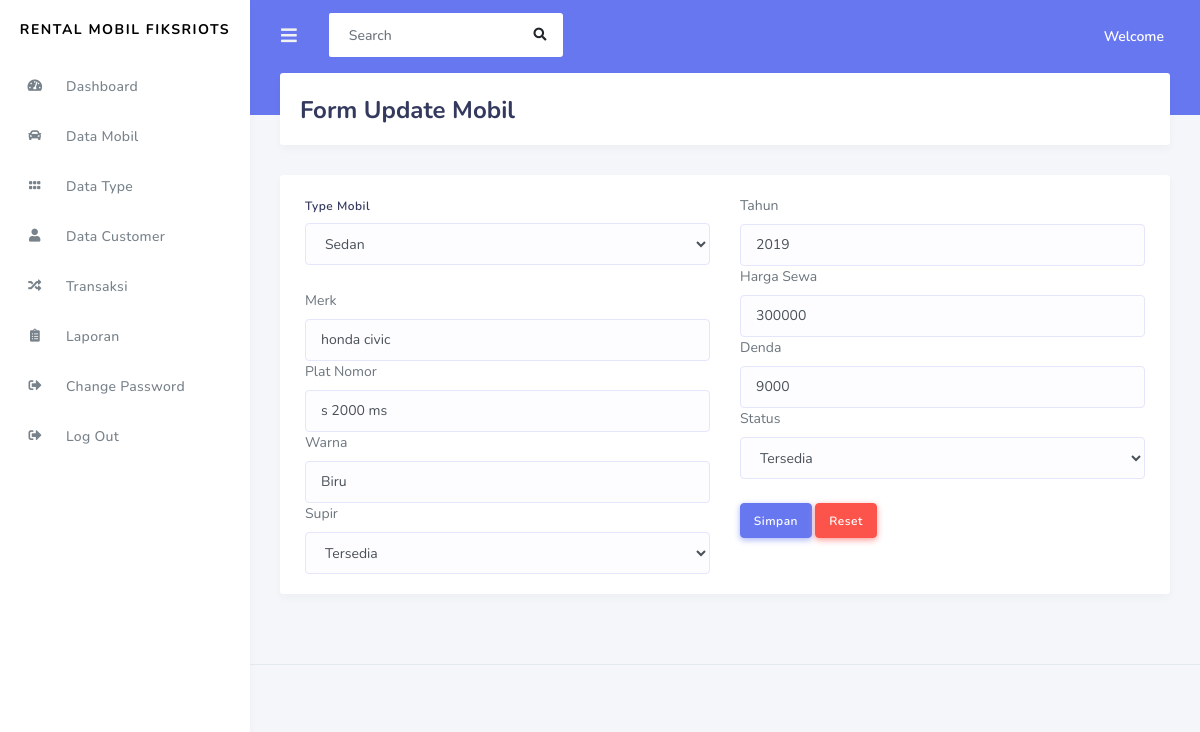
The page /admin/data_mobil/update_mobil/6 on the database its author committed.
### tables this page shows
CREATE TABLE IF NOT EXISTS `mobil` (
`id_mobil` int(11) NOT NULL,
  `kode_type` varchar(120) NOT NULL,
  `merk` varchar(120) NOT NULL,
  `no_plat` varchar(20) NOT NULL,
  `warna` varchar(20) NOT NULL,
  `tahun` varchar(4) NOT NULL,
  `status` varchar(50) NOT NULL,
  `harga` int(11) NOT NULL,
  `denda` int(11) NOT NULL,
  `supir` int(11) NOT NULL,
  `gambar` varchar(255) NOT NULL
);

CREATE TABLE IF NOT EXISTS `type` (
`id_type` int(11) NOT NULL,
  `kode_type` varchar(20) NOT NULL,
  `nama_type` varchar(20) NOT NULL
);

### application/controllers/admin/Data_mobil.php (called while the page is built, shortened)
 <?php
class Data_mobil extends CI_Controller
{
	function update_mobil($id)
	{
		$data['mobil'] = $this->db->query("SELECT * FROM mobil mb,type tp WHERE mb.kode_type=tp.kode_type AND mb.id_mobil='$id'")->result();
		$data['type'] = $this->rental_model->get_data('type')->result();
		$this->load->view('templates_admin/header');
		$this->load->view('templates_admin/sidebar');
		$this->load->view('admin/form_update_mobil',$data);
		$this->load->view('templates_admin/footer');
	}
}
 ?>

### index.php (called while the page is built, shortened)
<?php
require_once BASEPATH.'core/CodeIgniter.php';

### application/views/admin/form_update_mobil.php (the view, shortened to what this page needs)
 <div class="main-content">
    <section class="section">
          <div class="section-header">
            <h1>Form Update Mobil</h1>
          </div>
          <div class="card">
          	<div class="card-body">
                    <?php foreach($mobil as $mb) : ?>
          		<form method="post" action="<?php echo base_url('admin/data_mobil/update_mobil_aksi') ?>" enctype="multipart/form-data">
          		<div class="row">
          			<div class="col-md-6">
          				<div class="form-group">
          					<label>Type Mobil</label>
          					<select name="kode_type" class="form-control">
          						<option value="<?php echo $mb->kode_type ?>"><?php echo $mb->nama_type ?></option>
          					</select>
          				</div>
          				<div class="form-grup">
          					<label>Merk</label>
          					<input type="text" name="merk" class="form-control" value="<?php echo $mb->merk ?>">
          				</div>
          				<div class="form-grup">
          					<label>Plat Nomor</label>
          					<input type="text" name="no_plat" class="form-control" value="<?php echo $mb->no_plat ?>">
          				</div>
          				<div class="form-grup">
          					<label>Warna</label>
          					<input type="text" name="warna" class="form-control" value="<?php echo $mb->warna ?>">
          				</div>
                              <div class="form-grup">
                                   <label>Supir</label>
                                   <select name="supir" class="form-control">
                                        <option <?php if($mb->supir == "1"){echo "selected='selected'";}echo $mb->supir; ?> value="1">Tersedia
                                        </option>
                                   </select>
                              </div>
          			</div>
          			<div class="col-md-6">
          				<div class="form-grup">
          					<label>Tahun</label>
          					<input type="text" name="tahun" class="form-control" value="<?php echo $mb->tahun ?>">
          				</div>
                              <div class="form-grup">
                                   <label>Harga Sewa</label>
                                   <input type="text" name="harga" class="form-control" value="<?php echo $mb->harga ?>">
                              </div>
                              <div class="form-grup">
                                   <label>Denda</label>
                                   <input type="text" name="denda" class="form-control" value="<?php echo $mb->denda ?>">
                              </div>
          				<div class="form-grup">
          					<label>Status</label>
          					<select name="status" class="form-control">
          						<option <?php if($mb->status == "1"){echo "selected='selected'";}echo $mb->status; ?> value="1">Tersedia
                                        </option>
          					</select>
          				</div>
          				<button type="submit" class="btn btn-primary mt-4">Simpan</button>
          				<button type="reset" class="btn btn-danger mt-4">Reset</button>
          			</div>
          		</div>
          		</form>
                      <?php endforeach; ?>
          	</div>
          </div>
     </section>
</div>

### rows shown on the page
mobil: kode_type "Sedan", merk "honda civic", no_plat "s 2000 ms", warna "Biru", supir "Tersedia", tahun "2019", harga "300000", denda "9000", status "Tersedia"
